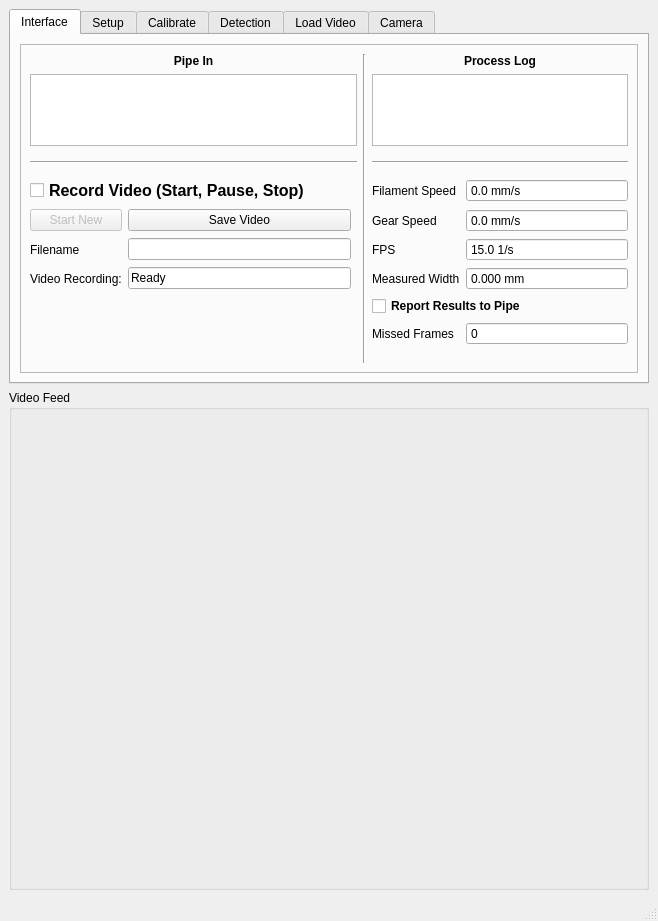
<?xml version="1.0" encoding="UTF-8"?>
<ui version="4.0">
 <class>MainWindow</class>
 <widget class="QMainWindow" name="MainWindow">
  <property name="geometry">
   <rect>
    <x>0</x>
    <y>0</y>
    <width>658</width>
    <height>901</height>
   </rect>
  </property>
  <property name="sizePolicy">
   <sizepolicy hsizetype="Preferred" vsizetype="Preferred">
    <horstretch>0</horstretch>
    <verstretch>0</verstretch>
   </sizepolicy>
  </property>
  <property name="windowTitle">
   <string>MainWindow</string>
  </property>
  <property name="styleSheet">
   <string notr="true"/>
  </property>
  <widget class="QWidget" name="centralwidget">
   <layout class="QVBoxLayout" name="verticalLayout">
    <item>
     <widget class="QTabWidget" name="tabWidget">
      <property name="currentIndex">
       <number>0</number>
      </property>
      <widget class="QWidget" name="tab_interface">
       <attribute name="title">
        <string>Interface</string>
       </attribute>
       <layout class="QVBoxLayout" name="verticalLayout_4">
        <item>
         <widget class="QFrame" name="frame_2">
          <property name="frameShape">
           <enum>QFrame::StyledPanel</enum>
          </property>
          <property name="frameShadow">
           <enum>QFrame::Raised</enum>
          </property>
          <layout class="QGridLayout" name="gridLayout_3">
           <item row="5" column="4">
            <widget class="QLabel" name="label_18">
             <property name="text">
              <string>FPS</string>
             </property>
            </widget>
           </item>
           <item row="6" column="4">
            <widget class="QLabel" name="label_19">
             <property name="text">
              <string>Measured Width</string>
             </property>
            </widget>
           </item>
           <item row="7" column="4" colspan="3">
            <widget class="QCheckBox" name="report_results">
             <property name="font">
              <font>
               <weight>75</weight>
               <bold>true</bold>
              </font>
             </property>
             <property name="text">
              <string>Report Results to Pipe</string>
             </property>
             <property name="checked">
              <bool>false</bool>
             </property>
            </widget>
           </item>
           <item row="0" column="3" rowspan="12">
            <widget class="Line" name="line_2">
             <property name="orientation">
              <enum>Qt::Vertical</enum>
             </property>
            </widget>
           </item>
           <item row="1" column="0" colspan="3">
            <widget class="QTextBrowser" name="text_pipe_in">
             <property name="documentTitle">
              <string/>
             </property>
            </widget>
           </item>
           <item row="3" column="4">
            <widget class="QLabel" name="label_17">
             <property name="text">
              <string>Filament Speed</string>
             </property>
            </widget>
           </item>
           <item row="4" column="4">
            <widget class="QLabel" name="label_16">
             <property name="text">
              <string>Gear Speed</string>
             </property>
            </widget>
           </item>
           <item row="6" column="5" colspan="2">
            <widget class="QDoubleSpinBox" name="measured_width">
             <property name="readOnly">
              <bool>true</bool>
             </property>
             <property name="buttonSymbols">
              <enum>QAbstractSpinBox::NoButtons</enum>
             </property>
             <property name="suffix">
              <string> mm</string>
             </property>
             <property name="decimals">
              <number>3</number>
             </property>
            </widget>
           </item>
           <item row="3" column="5" colspan="2">
            <widget class="QDoubleSpinBox" name="filament_speed">
             <property name="readOnly">
              <bool>true</bool>
             </property>
             <property name="buttonSymbols">
              <enum>QAbstractSpinBox::NoButtons</enum>
             </property>
             <property name="suffix">
              <string> mm/s</string>
             </property>
             <property name="decimals">
              <number>1</number>
             </property>
            </widget>
           </item>
           <item row="4" column="5" colspan="2">
            <widget class="QDoubleSpinBox" name="gear_speed">
             <property name="readOnly">
              <bool>true</bool>
             </property>
             <property name="buttonSymbols">
              <enum>QAbstractSpinBox::NoButtons</enum>
             </property>
             <property name="suffix">
              <string> mm/s</string>
             </property>
             <property name="decimals">
              <number>1</number>
             </property>
            </widget>
           </item>
           <item row="5" column="5" colspan="2">
            <widget class="QDoubleSpinBox" name="fps">
             <property name="readOnly">
              <bool>true</bool>
             </property>
             <property name="buttonSymbols">
              <enum>QAbstractSpinBox::NoButtons</enum>
             </property>
             <property name="suffix">
              <string> 1/s</string>
             </property>
             <property name="decimals">
              <number>1</number>
             </property>
             <property name="minimum">
              <double>0.000000000000000</double>
             </property>
             <property name="singleStep">
              <double>0.010000000000000</double>
             </property>
             <property name="value">
              <double>15.000000000000000</double>
             </property>
            </widget>
           </item>
           <item row="0" column="0" colspan="3">
            <widget class="QLabel" name="label">
             <property name="text">
              <string>&lt;html&gt;&lt;head/&gt;&lt;body&gt;&lt;p align=&quot;center&quot;&gt;&lt;span style=&quot; font-weight:600;&quot;&gt;Pipe In&lt;/span&gt;&lt;/p&gt;&lt;/body&gt;&lt;/html&gt;</string>
             </property>
            </widget>
           </item>
           <item row="2" column="0" colspan="3">
            <widget class="Line" name="line_4">
             <property name="minimumSize">
              <size>
               <width>0</width>
               <height>20</height>
              </size>
             </property>
             <property name="orientation">
              <enum>Qt::Horizontal</enum>
             </property>
            </widget>
           </item>
           <item row="2" column="4" colspan="3">
            <widget class="Line" name="line_5">
             <property name="minimumSize">
              <size>
               <width>0</width>
               <height>20</height>
              </size>
             </property>
             <property name="orientation">
              <enum>Qt::Horizontal</enum>
             </property>
            </widget>
           </item>
           <item row="1" column="4" colspan="3">
            <widget class="QTextBrowser" name="text_pipe_out"/>
           </item>
           <item row="0" column="4" colspan="3">
            <widget class="QLabel" name="label_2">
             <property name="text">
              <string>&lt;html&gt;&lt;head/&gt;&lt;body&gt;&lt;p align=&quot;center&quot;&gt;&lt;span style=&quot; font-weight:600;&quot;&gt;Process Log&lt;/span&gt;&lt;/p&gt;&lt;/body&gt;&lt;/html&gt;</string>
             </property>
            </widget>
           </item>
           <item row="4" column="0">
            <widget class="QPushButton" name="record_start_new">
             <property name="enabled">
              <bool>false</bool>
             </property>
             <property name="text">
              <string>Start New</string>
             </property>
            </widget>
           </item>
           <item row="4" column="1">
            <widget class="QPushButton" name="record_save">
             <property name="text">
              <string>Save Video</string>
             </property>
            </widget>
           </item>
           <item row="5" column="0">
            <widget class="QLabel" name="label_21">
             <property name="text">
              <string>Filename</string>
             </property>
            </widget>
           </item>
           <item row="5" column="1">
            <widget class="QLineEdit" name="record_filename"/>
           </item>
           <item row="6" column="0">
            <widget class="QLabel" name="label_22">
             <property name="text">
              <string>Video Recording:</string>
             </property>
            </widget>
           </item>
           <item row="6" column="1">
            <widget class="QLineEdit" name="record_state">
             <property name="text">
              <string>Ready</string>
             </property>
             <property name="readOnly">
              <bool>true</bool>
             </property>
            </widget>
           </item>
           <item row="3" column="0" colspan="2">
            <widget class="QCheckBox" name="record_video">
             <property name="font">
              <font>
               <pointsize>12</pointsize>
               <weight>75</weight>
               <italic>false</italic>
               <bold>true</bold>
               <underline>false</underline>
               <strikeout>false</strikeout>
              </font>
             </property>
             <property name="text">
              <string>Record Video (Start, Pause, Stop)</string>
             </property>
            </widget>
           </item>
           <item row="8" column="4">
            <widget class="QLabel" name="label_25">
             <property name="text">
              <string>Missed Frames</string>
             </property>
            </widget>
           </item>
           <item row="8" column="5" colspan="2">
            <widget class="QSpinBox" name="missed_frames">
             <property name="readOnly">
              <bool>true</bool>
             </property>
             <property name="buttonSymbols">
              <enum>QAbstractSpinBox::NoButtons</enum>
             </property>
             <property name="maximum">
              <number>99999</number>
             </property>
            </widget>
           </item>
          </layout>
         </widget>
        </item>
       </layout>
      </widget>
      <widget class="QWidget" name="tab_setup">
       <attribute name="title">
        <string>Setup</string>
       </attribute>
       <layout class="QVBoxLayout" name="verticalLayout_3">
        <item>
         <widget class="QFrame" name="frame">
          <property name="frameShape">
           <enum>QFrame::StyledPanel</enum>
          </property>
          <property name="frameShadow">
           <enum>QFrame::Raised</enum>
          </property>
          <layout class="QGridLayout" name="gridLayout">
           <item row="3" column="1">
            <widget class="QSpinBox" name="x_gear_teeth">
             <property name="maximum">
              <number>640</number>
             </property>
            </widget>
           </item>
           <item row="2" column="0">
            <widget class="QLabel" name="label_9">
             <property name="text">
              <string>X Gear Center</string>
             </property>
            </widget>
           </item>
           <item row="3" column="0">
            <widget class="QLabel" name="label_11">
             <property name="text">
              <string>X Gear Teeth</string>
             </property>
            </widget>
           </item>
           <item row="3" column="2">
            <widget class="QLabel" name="label_12">
             <property name="text">
              <string>OD Resize Factor</string>
             </property>
            </widget>
           </item>
           <item row="2" column="1">
            <widget class="QSpinBox" name="x_gear_c">
             <property name="maximum">
              <number>640</number>
             </property>
            </widget>
           </item>
           <item row="0" column="2">
            <widget class="QLabel" name="label_5">
             <property name="text">
              <string>Alignment Line Left</string>
             </property>
            </widget>
           </item>
           <item row="0" column="1">
            <widget class="QDoubleSpinBox" name="img_rotation">
             <property name="wrapping">
              <bool>true</bool>
             </property>
             <property name="decimals">
              <number>3</number>
             </property>
             <property name="maximum">
              <double>359.000000000000000</double>
             </property>
            </widget>
           </item>
           <item row="0" column="3">
            <widget class="QSpinBox" name="vline_left">
             <property name="maximum">
              <number>640</number>
             </property>
            </widget>
           </item>
           <item row="0" column="4">
            <widget class="QLabel" name="label_6">
             <property name="text">
              <string>Alignment Line Right</string>
             </property>
            </widget>
           </item>
           <item row="0" column="5">
            <widget class="QSpinBox" name="vline_right">
             <property name="maximum">
              <number>640</number>
             </property>
            </widget>
           </item>
           <item row="2" column="2">
            <widget class="QLabel" name="label_10">
             <property name="text">
              <string>Y Gear Center</string>
             </property>
            </widget>
           </item>
           <item row="5" column="1">
            <widget class="QComboBox" name="mat_colour">
             <item>
              <property name="text">
               <string>White</string>
              </property>
             </item>
             <item>
              <property name="text">
               <string>Clear</string>
              </property>
             </item>
             <item>
              <property name="text">
               <string>Black</string>
              </property>
             </item>
            </widget>
           </item>
           <item row="5" column="0">
            <widget class="QLabel" name="label_13">
             <property name="text">
              <string>&lt;html&gt;&lt;head/&gt;&lt;body&gt;&lt;p&gt;&lt;span style=&quot; font-weight:600;&quot;&gt;Filament &lt;/span&gt;&lt;/p&gt;&lt;/body&gt;&lt;/html&gt;</string>
             </property>
            </widget>
           </item>
           <item row="2" column="3">
            <widget class="QSpinBox" name="y_gear_c">
             <property name="maximum">
              <number>640</number>
             </property>
            </widget>
           </item>
           <item row="0" column="0">
            <widget class="QLabel" name="label_3">
             <property name="text">
              <string>Image Rotation</string>
             </property>
            </widget>
           </item>
           <item row="2" column="4">
            <widget class="QLabel" name="label_7">
             <property name="text">
              <string>Y Pre-End</string>
             </property>
            </widget>
           </item>
           <item row="3" column="3">
            <widget class="QDoubleSpinBox" name="od_resize_factor">
             <property name="decimals">
              <number>3</number>
             </property>
             <property name="minimum">
              <double>0.100000000000000</double>
             </property>
             <property name="maximum">
              <double>10.000000000000000</double>
             </property>
             <property name="singleStep">
              <double>0.100000000000000</double>
             </property>
            </widget>
           </item>
           <item row="2" column="5">
            <widget class="QSpinBox" name="y_pre_end">
             <property name="maximum">
              <number>640</number>
             </property>
            </widget>
           </item>
           <item row="3" column="4">
            <widget class="QLabel" name="label_8">
             <property name="text">
              <string>Y Post-Start</string>
             </property>
            </widget>
           </item>
           <item row="3" column="5">
            <widget class="QSpinBox" name="y_post_start">
             <property name="maximum">
              <number>640</number>
             </property>
            </widget>
           </item>
           <item row="6" column="0" colspan="6">
            <widget class="QPushButton" name="save_config">
             <property name="text">
              <string>Save Config</string>
             </property>
            </widget>
           </item>
           <item row="5" column="2">
            <widget class="QComboBox" name="mat_type">
             <item>
              <property name="text">
               <string>PLA</string>
              </property>
             </item>
             <item>
              <property name="text">
               <string>ABS</string>
              </property>
             </item>
            </widget>
           </item>
           <item row="5" column="3">
            <widget class="QLineEdit" name="mat_manufacturer">
             <property name="text">
              <string>Das Filament</string>
             </property>
            </widget>
           </item>
           <item row="5" column="5">
            <widget class="QLineEdit" name="mat_date_id">
             <property name="text">
              <string>2016_1</string>
             </property>
            </widget>
           </item>
           <item row="5" column="4">
            <widget class="QLabel" name="label_20">
             <property name="text">
              <string>Filament Date/ID</string>
             </property>
            </widget>
           </item>
           <item row="4" column="0" colspan="6">
            <widget class="Line" name="line_3">
             <property name="minimumSize">
              <size>
               <width>0</width>
               <height>10</height>
              </size>
             </property>
             <property name="orientation">
              <enum>Qt::Horizontal</enum>
             </property>
            </widget>
           </item>
          </layout>
          <zorder>img_rotation</zorder>
          <zorder>label_3</zorder>
          <zorder>label_6</zorder>
          <zorder>vline_right</zorder>
          <zorder>label_5</zorder>
          <zorder>vline_left</zorder>
          <zorder>label_13</zorder>
          <zorder>mat_colour</zorder>
          <zorder>label_9</zorder>
          <zorder>x_gear_c</zorder>
          <zorder>label_10</zorder>
          <zorder>y_gear_c</zorder>
          <zorder>od_resize_factor</zorder>
          <zorder>label_12</zorder>
          <zorder>label_11</zorder>
          <zorder>x_gear_teeth</zorder>
          <zorder>label_8</zorder>
          <zorder>y_post_start</zorder>
          <zorder>y_pre_end</zorder>
          <zorder>label_7</zorder>
          <zorder>save_config</zorder>
          <zorder>mat_type</zorder>
          <zorder>mat_manufacturer</zorder>
          <zorder>mat_date_id</zorder>
          <zorder>label_20</zorder>
          <zorder>line_3</zorder>
         </widget>
        </item>
       </layout>
      </widget>
      <widget class="QWidget" name="tab_calibrate">
       <attribute name="title">
        <string>Calibrate</string>
       </attribute>
       <layout class="QGridLayout" name="gridLayout_5">
        <item row="0" column="0">
         <widget class="QFrame" name="frame_4">
          <property name="frameShape">
           <enum>QFrame::StyledPanel</enum>
          </property>
          <property name="frameShadow">
           <enum>QFrame::Raised</enum>
          </property>
          <layout class="QGridLayout" name="gridLayout_4">
           <item row="0" column="1">
            <widget class="QLabel" name="label_15">
             <property name="text">
              <string>Filament Width</string>
             </property>
            </widget>
           </item>
           <item row="4" column="1" colspan="2">
            <widget class="QPushButton" name="calibrate">
             <property name="font">
              <font>
               <pointsize>12</pointsize>
               <weight>75</weight>
               <bold>true</bold>
              </font>
             </property>
             <property name="text">
              <string>Calibrate</string>
             </property>
            </widget>
           </item>
           <item row="0" column="2">
            <widget class="QDoubleSpinBox" name="filament_width">
             <property name="suffix">
              <string> mm</string>
             </property>
             <property name="decimals">
              <number>3</number>
             </property>
             <property name="minimum">
              <double>1.000000000000000</double>
             </property>
             <property name="value">
              <double>2.850000000000000</double>
             </property>
            </widget>
           </item>
           <item row="2" column="2">
            <widget class="QDoubleSpinBox" name="calfactor_inv">
             <property name="readOnly">
              <bool>true</bool>
             </property>
             <property name="buttonSymbols">
              <enum>QAbstractSpinBox::NoButtons</enum>
             </property>
             <property name="suffix">
              <string> pxl/mm</string>
             </property>
             <property name="decimals">
              <number>3</number>
             </property>
             <property name="minimum">
              <double>0.001000000000000</double>
             </property>
            </widget>
           </item>
           <item row="1" column="2">
            <widget class="QDoubleSpinBox" name="cal_factor">
             <property name="readOnly">
              <bool>true</bool>
             </property>
             <property name="buttonSymbols">
              <enum>QAbstractSpinBox::NoButtons</enum>
             </property>
             <property name="suffix">
              <string> mm/pxl</string>
             </property>
             <property name="decimals">
              <number>4</number>
             </property>
             <property name="minimum">
              <double>0.001000000000000</double>
             </property>
             <property name="singleStep">
              <double>0.001000000000000</double>
             </property>
            </widget>
           </item>
           <item row="3" column="1" colspan="2">
            <widget class="QDateTimeEdit" name="cal_date">
             <property name="readOnly">
              <bool>true</bool>
             </property>
             <property name="buttonSymbols">
              <enum>QAbstractSpinBox::NoButtons</enum>
             </property>
             <property name="dateTime">
              <datetime>
               <hour>15</hour>
               <minute>30</minute>
               <second>0</second>
               <year>2017</year>
               <month>1</month>
               <day>19</day>
              </datetime>
             </property>
            </widget>
           </item>
           <item row="1" column="1" rowspan="2">
            <widget class="QLabel" name="label_4">
             <property name="text">
              <string>Cal Factor</string>
             </property>
            </widget>
           </item>
          </layout>
         </widget>
        </item>
        <item row="0" column="1">
         <spacer name="horizontalSpacer_2">
          <property name="orientation">
           <enum>Qt::Horizontal</enum>
          </property>
          <property name="sizeHint" stdset="0">
           <size>
            <width>444</width>
            <height>20</height>
           </size>
          </property>
         </spacer>
        </item>
        <item row="1" column="0">
         <spacer name="verticalSpacer_2">
          <property name="orientation">
           <enum>Qt::Vertical</enum>
          </property>
          <property name="sizeHint" stdset="0">
           <size>
            <width>20</width>
            <height>62</height>
           </size>
          </property>
         </spacer>
        </item>
       </layout>
      </widget>
      <widget class="QWidget" name="tab_detection">
       <attribute name="title">
        <string>Detection</string>
       </attribute>
       <layout class="QGridLayout" name="gridLayout_2">
        <item row="0" column="0">
         <widget class="QFrame" name="frame_3">
          <property name="frameShape">
           <enum>QFrame::StyledPanel</enum>
          </property>
          <property name="frameShadow">
           <enum>QFrame::Raised</enum>
          </property>
          <layout class="QFormLayout" name="formLayout">
           <item row="0" column="0" colspan="2">
            <widget class="QCheckBox" name="width_thresh_inv">
             <property name="enabled">
              <bool>false</bool>
             </property>
             <property name="layoutDirection">
              <enum>Qt::RightToLeft</enum>
             </property>
             <property name="text">
              <string>Width Thresh Inv</string>
             </property>
            </widget>
           </item>
           <item row="1" column="1">
            <widget class="Line" name="line">
             <property name="orientation">
              <enum>Qt::Vertical</enum>
             </property>
            </widget>
           </item>
           <item row="2" column="0">
            <widget class="QLabel" name="label_14">
             <property name="text">
              <string>W Ave Range</string>
             </property>
            </widget>
           </item>
           <item row="2" column="1">
            <widget class="QSpinBox" name="w_ave_range">
             <property name="enabled">
              <bool>false</bool>
             </property>
             <property name="minimum">
              <number>1</number>
             </property>
            </widget>
           </item>
          </layout>
         </widget>
        </item>
        <item row="0" column="1">
         <spacer name="horizontalSpacer">
          <property name="orientation">
           <enum>Qt::Horizontal</enum>
          </property>
          <property name="sizeHint" stdset="0">
           <size>
            <width>505</width>
            <height>20</height>
           </size>
          </property>
         </spacer>
        </item>
        <item row="1" column="0">
         <spacer name="verticalSpacer">
          <property name="orientation">
           <enum>Qt::Vertical</enum>
          </property>
          <property name="sizeHint" stdset="0">
           <size>
            <width>20</width>
            <height>77</height>
           </size>
          </property>
         </spacer>
        </item>
       </layout>
      </widget>
      <widget class="QWidget" name="tab_video">
       <attribute name="title">
        <string>Load Video</string>
       </attribute>
       <layout class="QGridLayout" name="gridLayout_7">
        <item row="1" column="0">
         <spacer name="verticalSpacer_3">
          <property name="orientation">
           <enum>Qt::Vertical</enum>
          </property>
          <property name="sizeHint" stdset="0">
           <size>
            <width>20</width>
            <height>52</height>
           </size>
          </property>
         </spacer>
        </item>
        <item row="0" column="0">
         <widget class="QFrame" name="frame_5">
          <property name="frameShape">
           <enum>QFrame::StyledPanel</enum>
          </property>
          <property name="frameShadow">
           <enum>QFrame::Raised</enum>
          </property>
          <layout class="QGridLayout" name="gridLayout_6">
           <item row="2" column="0" colspan="3">
            <widget class="QSlider" name="frame_number">
             <property name="enabled">
              <bool>false</bool>
             </property>
             <property name="orientation">
              <enum>Qt::Horizontal</enum>
             </property>
             <property name="tickPosition">
              <enum>QSlider::TicksBelow</enum>
             </property>
            </widget>
           </item>
           <item row="1" column="1">
            <widget class="QPushButton" name="frame_next">
             <property name="enabled">
              <bool>false</bool>
             </property>
             <property name="text">
              <string>Next</string>
             </property>
            </widget>
           </item>
           <item row="1" column="2">
            <widget class="QCheckBox" name="play_video">
             <property name="enabled">
              <bool>false</bool>
             </property>
             <property name="text">
              <string>Cont. Run</string>
             </property>
            </widget>
           </item>
           <item row="1" column="0">
            <widget class="QPushButton" name="frame_prev">
             <property name="enabled">
              <bool>false</bool>
             </property>
             <property name="text">
              <string>Prev</string>
             </property>
            </widget>
           </item>
           <item row="0" column="0" colspan="3">
            <widget class="QPushButton" name="load_video">
             <property name="text">
              <string>Load Video</string>
             </property>
            </widget>
           </item>
          </layout>
         </widget>
        </item>
       </layout>
      </widget>
      <widget class="QWidget" name="tab_camera">
       <attribute name="title">
        <string>Camera</string>
       </attribute>
       <layout class="QHBoxLayout" name="horizontalLayout">
        <item>
         <widget class="QGroupBox" name="groupBox">
          <property name="title">
           <string>Camera Settings</string>
          </property>
          <layout class="QGridLayout" name="gridLayout_8">
           <item row="0" column="3">
            <widget class="QLabel" name="label_24">
             <property name="text">
              <string>Framerate</string>
             </property>
            </widget>
           </item>
           <item row="0" column="0">
            <widget class="QLabel" name="label_23">
             <property name="text">
              <string>Camera Model</string>
             </property>
            </widget>
           </item>
           <item row="0" column="1">
            <widget class="QLineEdit" name="cam_model">
             <property name="readOnly">
              <bool>true</bool>
             </property>
            </widget>
           </item>
           <item row="0" column="2">
            <widget class="QSpinBox" name="cam_number">
             <property name="readOnly">
              <bool>true</bool>
             </property>
             <property name="buttonSymbols">
              <enum>QAbstractSpinBox::NoButtons</enum>
             </property>
            </widget>
           </item>
           <item row="0" column="4">
            <widget class="QSpinBox" name="cam_fps">
             <property name="readOnly">
              <bool>true</bool>
             </property>
             <property name="buttonSymbols">
              <enum>QAbstractSpinBox::NoButtons</enum>
             </property>
             <property name="suffix">
              <string> FPS</string>
             </property>
             <property name="minimum">
              <number>1</number>
             </property>
             <property name="maximum">
              <number>999</number>
             </property>
             <property name="singleStep">
              <number>15</number>
             </property>
             <property name="value">
              <number>30</number>
             </property>
            </widget>
           </item>
           <item row="2" column="0" colspan="5">
            <widget class="QTableWidget" name="cam_table"/>
           </item>
          </layout>
         </widget>
        </item>
       </layout>
      </widget>
     </widget>
    </item>
    <item>
     <widget class="QGroupBox" name="groupBox_video">
      <property name="sizePolicy">
       <sizepolicy hsizetype="Preferred" vsizetype="Preferred">
        <horstretch>0</horstretch>
        <verstretch>0</verstretch>
       </sizepolicy>
      </property>
      <property name="minimumSize">
       <size>
        <width>640</width>
        <height>500</height>
       </size>
      </property>
      <property name="title">
       <string>Video Feed</string>
      </property>
      <layout class="QVBoxLayout" name="verticalLayout_2"/>
     </widget>
    </item>
   </layout>
  </widget>
  <widget class="QMenuBar" name="menubar">
   <property name="geometry">
    <rect>
     <x>0</x>
     <y>0</y>
     <width>658</width>
     <height>21</height>
    </rect>
   </property>
  </widget>
  <widget class="QStatusBar" name="statusbar"/>
 </widget>
 <resources/>
 <connections/>
</ui>
